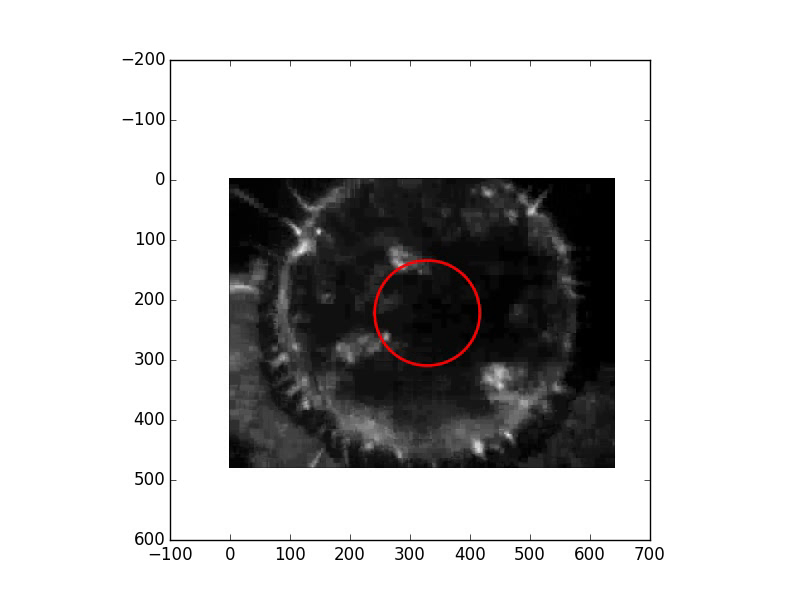
#> input picture frame 13 of test/movie.avi, 800 x 600 px, given in place of 01_CMP.avi, which was not available
$ python houghcircles.py   (older library calls are emulated)
#> lines starting #> are read from the running program, lines starting #| are printed output that depends on the picture; after the words box and inside, x2 and y2 are one past the last pixel; in counts of white or black regions, pixels touching at a corner belong together; pictures that were not available may be replaced by others from this repository, and a replacement may not be noted
from __future__ import division
import cv2
import numpy as n
from matplotlib import pylab as plt
from scipy import signal as sig
int

video = cv2.VideoCapture('../video/01_CMP.avi')
fourcc = cv2.VideoWriter_fourcc('m','p','4','v')
fps = video.get(cv2.CAP_PROP_FPS)
size = ((int(video.get(cv2.CAP_PROP_FRAME_WIDTH)),int(video.get(cv2.CAP_PROP_FRAME_HEIGHT))))

out = cv2.VideoWriter('../video/01_CMP_out.mov',
                      fourcc,
                      fps,size)

nframes = video.get(cv2.CAP_PROP_FRAME_COUNT)


radguess=[100]
mean = int(n.round(n.mean(radguess)))
std = 10
while(True):
    succ,frame = video.read()
#> frame is the input picture: shape (600, 800, 3); mean B, G, R 200.5, 200.5, 201
    if succ:
        frame = cv2.cvtColor(frame,cv2.COLOR_BGR2GRAY)
#> frame: shape (600, 800)
        #frame2 = cv2.medianBlur(frame,31)
        frame = cv2.GaussianBlur(frame,(11,11),0)
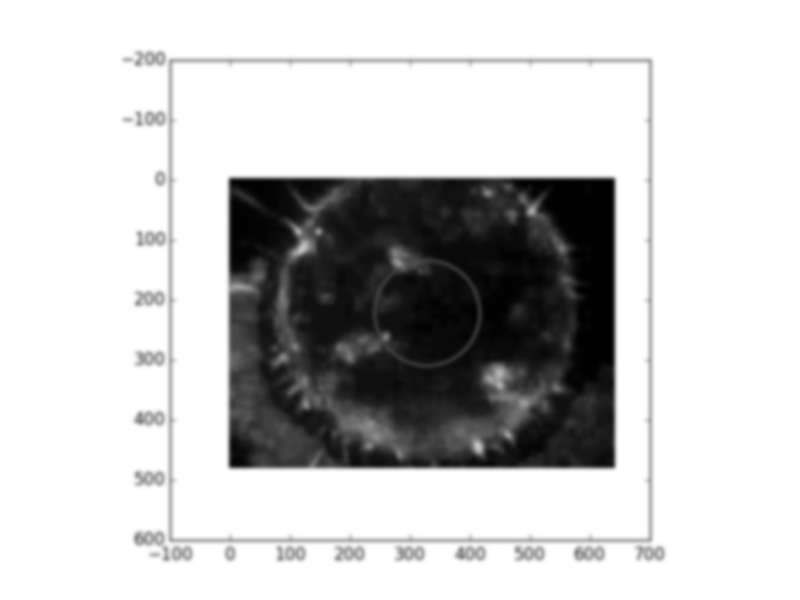
#> frame: shape (600, 800); min 0, max 255, mean 200.7
        frame2 = cv2.adaptiveThreshold(frame,255,cv2.ADAPTIVE_THRESH_GAUSSIAN_C,\
                                       cv2.THRESH_BINARY_INV, \
                                       3,1)
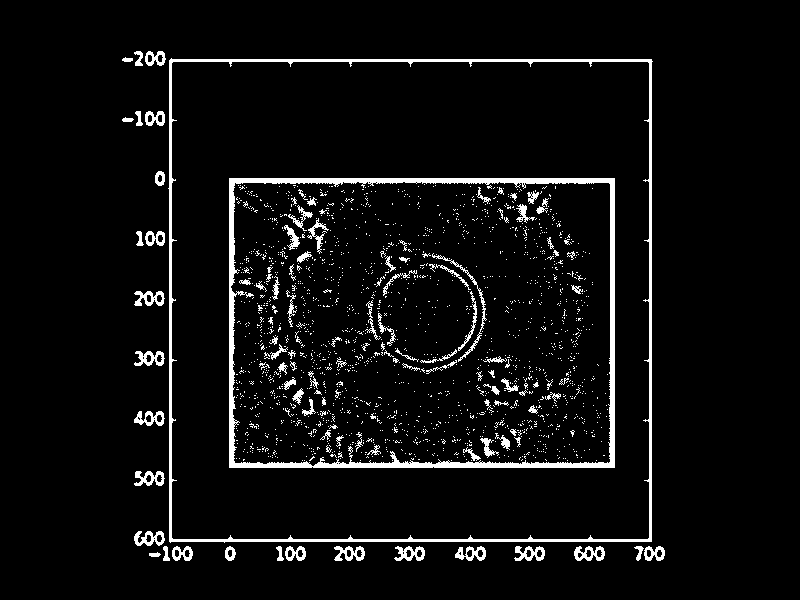
#> frame2: shape (600, 800); 5.4% white; 1797 white regions (1691 under 20 px), largest, box (x1, y1, x2, y2) and area: (229, 178, 615, 468) 7266, (168, 58, 653, 543) 6035, (432, 253, 487, 362) 332

        cs = cv2.HoughCircles(frame2,\
                                   method=cv2.HOUGH_GRADIENT,\
                                   dp=4,\
                                   minDist=20,\
                                   param1=30,
                                   param2=15,\
                                   minRadius=mean-std,
                                   maxRadius=mean+std)
#> cs = 513 rows, first 8: [374, 342, 107.6], [366, 322, 107.6], [390, 370, 98.8], [402, 354, 103.2], [478, 314, 98.8], [374, 286, 107.6], [330, 354, 103.2], [466, 294, 98.8]

#> (the run stopped early here; a loop or call above may not have finished)

$ run again, starting later in the video
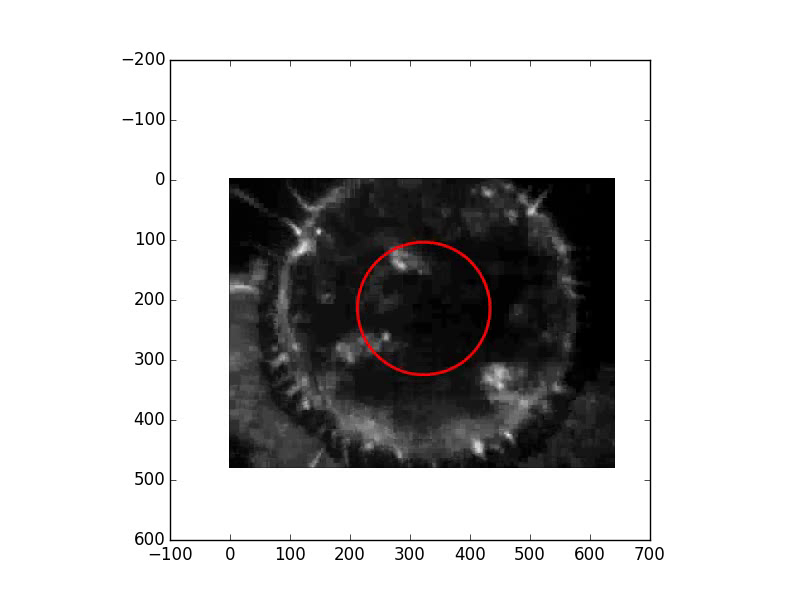
#> input picture frame 62 of test/movie.avi, 800 x 600 px, given in place of 01_CMP.avi, which was not available
#> frame is the input picture: shape (600, 800, 3); mean B, G, R 200.5, 200.5, 201.1
#> `frame = cv2.GaussianBlur(frame,(11,11),0)`:
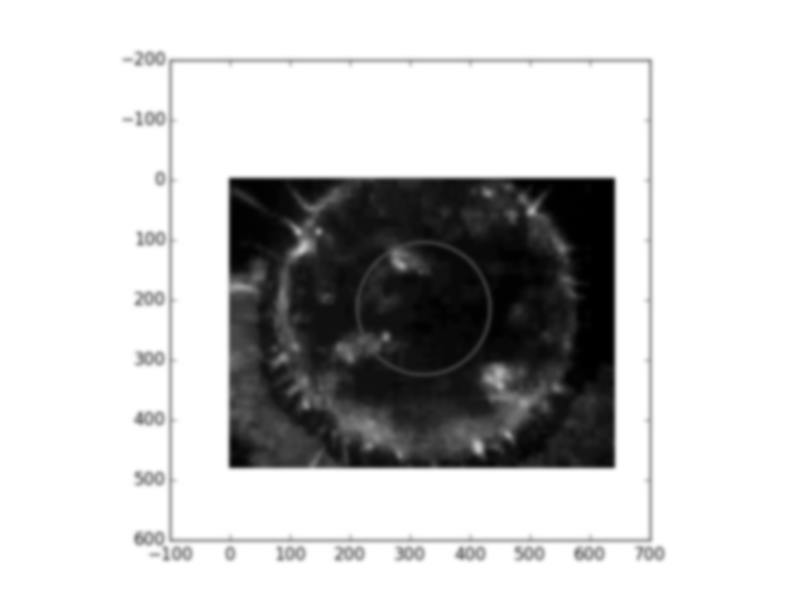
#> frame: shape (600, 800); min 0, max 255, mean 200.7
#> `frame2 = cv2.adaptiveThreshold(frame,255,cv2.ADAPTIVE_THRESH_GAUSSIAN_..`:
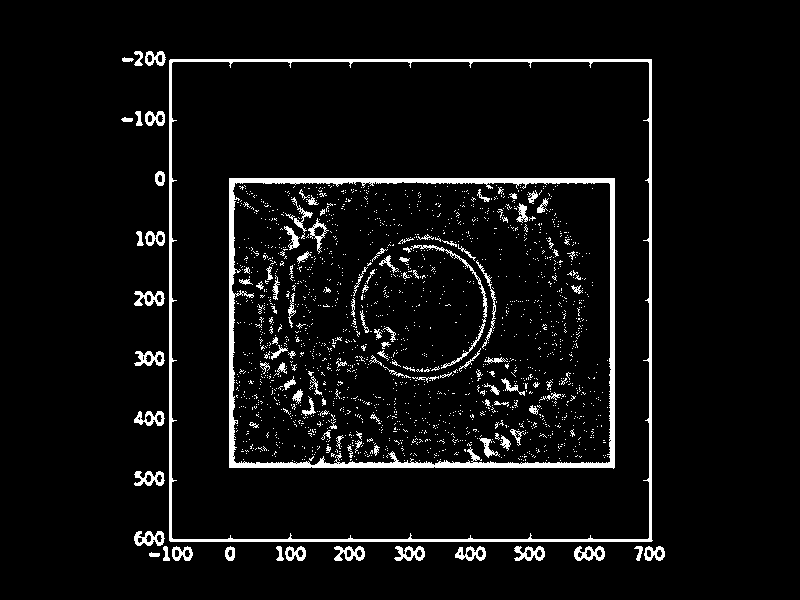
#> frame2: shape (600, 800); 5.5% white; 1870 white regions (1751 under 20 px), largest, box (x1, y1, x2, y2) and area: (229, 178, 615, 469) 7321, (169, 59, 653, 542) 6032, (411, 245, 488, 369) 478
#> cs = 528 rows, first 8: [470, 282, 107.6], [378, 294, 107.6], [438, 358, 107.6], [378, 338, 107.6], [362, 322, 103.2], [470, 338, 107.6], [334, 314, 107.6], [398, 282, 103.2]

$ run again, starting later in the video
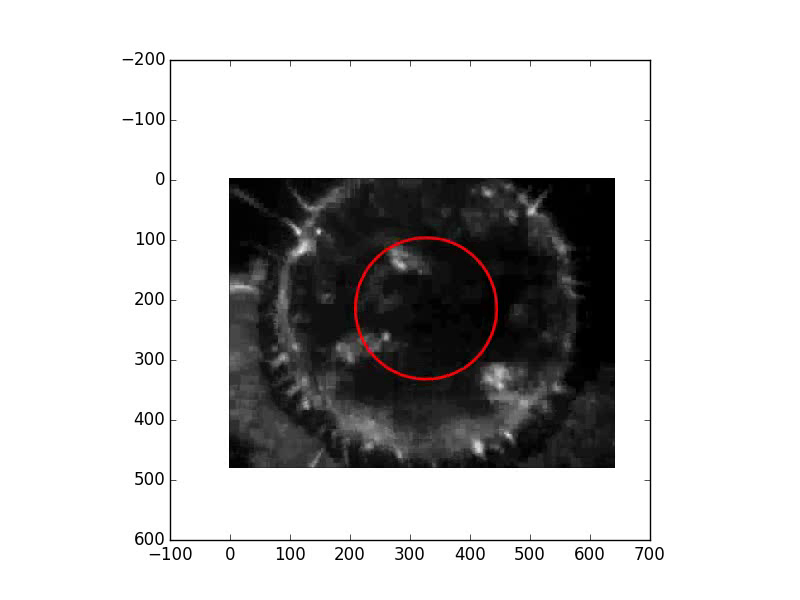
#> input picture frame 111 of test/movie.avi, 800 x 600 px, given in place of 01_CMP.avi, which was not available
#> frame is the input picture: shape (600, 800, 3); mean B, G, R 200.5, 200.5, 201.2
#> `frame = cv2.GaussianBlur(frame,(11,11),0)`:
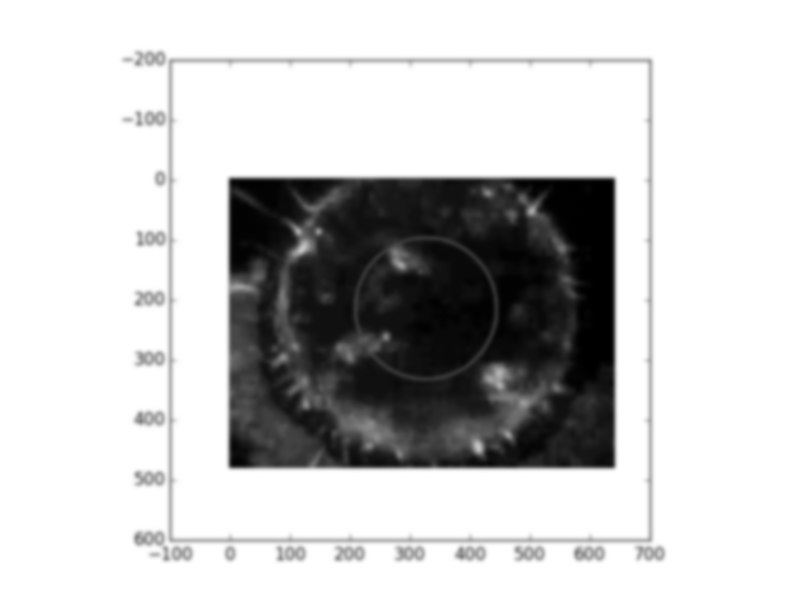
#> frame: shape (600, 800); min 0, max 255, mean 200.7
#> `frame2 = cv2.adaptiveThreshold(frame,255,cv2.ADAPTIVE_THRESH_GAUSSIAN_..`:
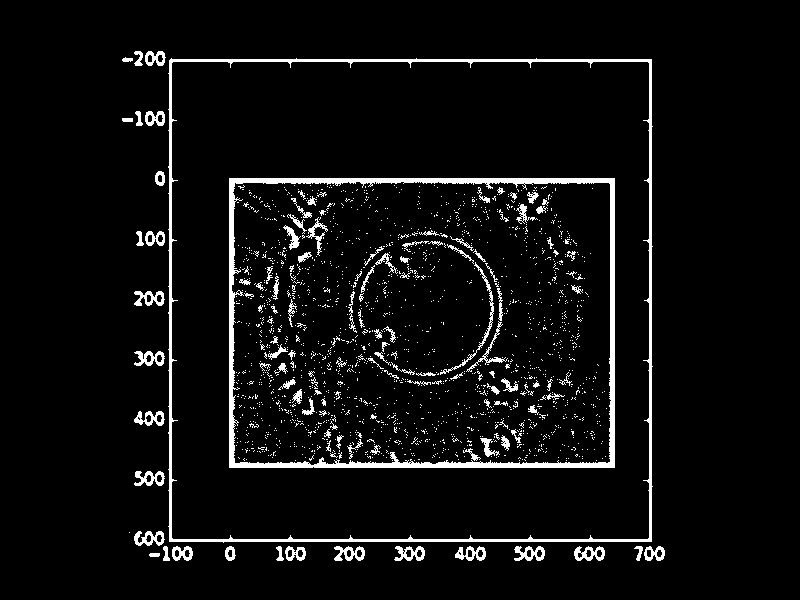
#> frame2: shape (600, 800); 5.5% white; 1800 white regions (1678 under 20 px), largest, box (x1, y1, x2, y2) and area: (229, 178, 615, 468) 7261, (168, 58, 653, 543) 6066, (440, 262, 494, 375) 352
#> cs = 525 rows, first 8: [390, 330, 107.6], [446, 350, 107.6], [382, 294, 107.6], [466, 286, 107.6], [426, 342, 107.6], [414, 358, 107.6], [390, 370, 98.8], [338, 346, 107.6]
